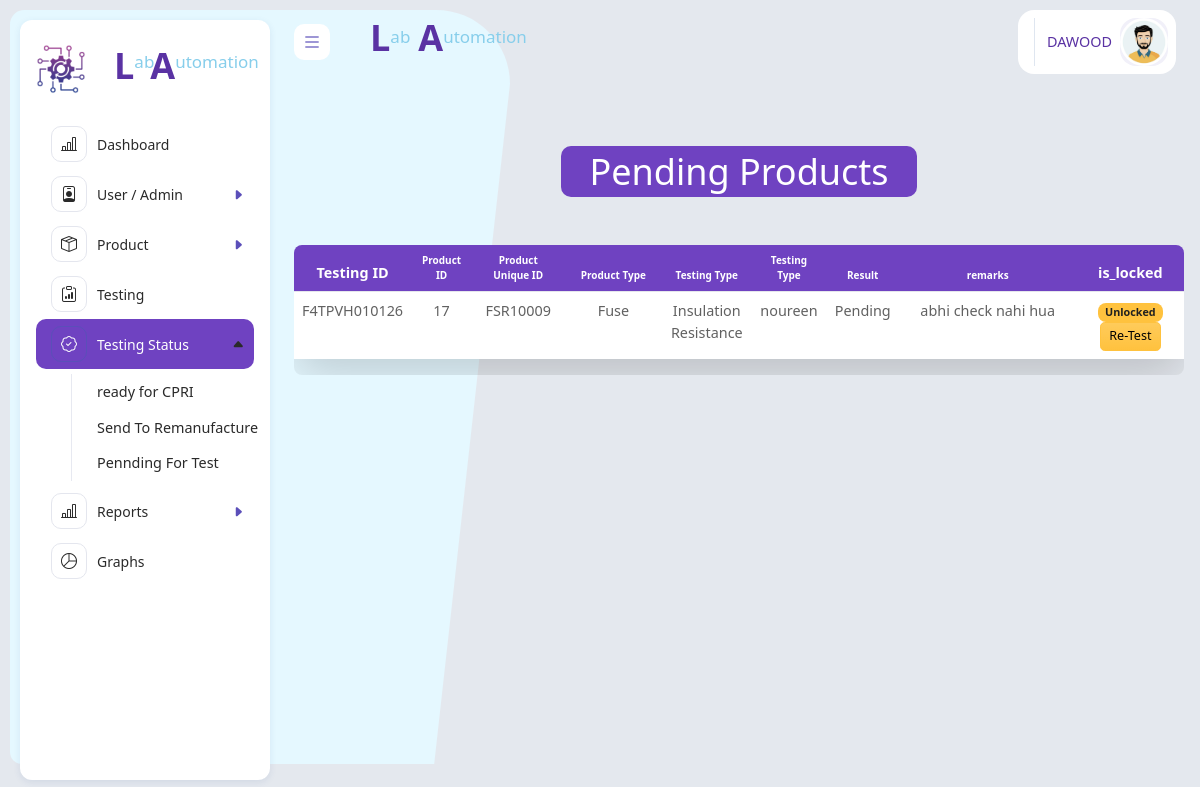
The page /pending.php (signed in) on the database its author committed.
### tables this page shows
CREATE TABLE `testing_data` (
  `testing_id` varchar(12) NOT NULL,
  `product_id` int(11) NOT NULL,
  `product_type` varchar(11) NOT NULL,
  `testing_type` varchar(200) DEFAULT NULL,
  `result_type` enum('Pass','Fail','Pending') NOT NULL,
  `tested_by` varchar(200) DEFAULT NULL,
  `remarks` varchar(200) DEFAULT NULL,
  `created_at` timestamp NOT NULL DEFAULT current_timestamp(),
  `send_to` enum('CPRI','Remanufacture','Pending') DEFAULT 'Pending',
  `is_locked` tinyint(1) DEFAULT 0
);

CREATE TABLE `products` (
  `id` int(11) NOT NULL,
  `product_id` varchar(12) NOT NULL,
  `product_code` varchar(2) NOT NULL,
  `rivision` varchar(11) NOT NULL,
  `manufacturing_no` varchar(50) NOT NULL,
  `product_type` varchar(11) NOT NULL,
  `product_name` varchar(200) NOT NULL,
  `is_active` tinyint(1) DEFAULT 1
);

### pending.php (the view, shortened to what this page needs)
<?php
include 'header.php';
include "backend/db.php";
$query = "SELECT
    t.testing_id,
    p.id as product_db_id,
    p.product_id ,
    p.product_type ,
    t.testing_type,
    t.result_type,
    t.tested_by,
    t.remarks,
    t.is_locked
FROM testing_data t
JOIN products p ON t.product_id = p.id
WHERE
    t.send_to = 'Pending'
    AND t.is_locked = 0
ORDER BY t.testing_id DESC;
";
$res = mysqli_query($conn,$query);
?>
<div class="app-body">
<h1 class="title text-center my-5 p-1" >Pending Products</h1>
<div class="table-responsive rounded">
    <table class="table  table-hover table-border shadow-lg p-3" >
        <thead>
            <tr>
                <th id="th" >Testing ID</th>
                <th id="th"  class="font">Product ID</th>
                <th id="th"  class="font">Product Unique ID</th>
                <th id="th"  class="font">Product Type</th>
                <th id="th" class="font">Testing Type</th>
                <th id="th" class="font">Testing Type</th>
                <th id="th" class="font">Result</th>
                <th id="th"  class="font">remarks</th>
                <th id="th"  >is_locked</th>
            </tr>
        </thead>
        <tbody>
            <?php
            if (mysqli_num_rows($res)>0) {
                while($data = mysqli_fetch_assoc($res)){
            ?>
            <tr>
                <td id="td" class="text-center " ><?= $data["testing_id"] ?></td>
                <td class="text-center"><?= $data["product_db_id"] ?></td>
                <td class="text-center"><?= $data["product_id"] ?></td>
                <td id="wid" class="text-center" ><?= $data["product_type"] ?></td>
                <td id="td" class="text-center" ><?= $data["testing_type"] ?></td>
                <td class="text-center"><?= $data["tested_by"] ?></td>
                <td class="text-center"><?= $data["result_type"] ?></td>
                <td id="id2" class="text-center"><?= $data["remarks"] ?></td>
                            <td class="text-center">
                                <?php
                                if($data['is_locked'] == 0){
                                    ?>
                                    <span class="badge bg-warning text-dark">Unlocked</span>
                                    <a href="edit-testing.php?id=<?= $data['product_id']?>" class="btn btn-warning  btn-sm">Re-Test</a>
                                       <?php
                                } else {
                                    ?>
                                    echo '<span class="badge bg-success">Locked</span>';
                                    <?php
                                }
                                ?>
                            </td>
                        </tr>
                        <?php
                    }
                } else {
                    echo '<tr><td colspan="8" class="text-center">No records found</td></tr>';
                }
                ?>
        </tbody>
    </table>
</div>
</div>
<?php
include 'footer.php';
?>

### header.php (style rules this page uses)
.font { font-size: 10px;/ }

### pending.php (style rules this page uses)
.title { font-size: 36px; background: #6f42c1; color: white; margin-left: 30%; margin-right: 30%; border-radius: 10px; }
#th { background: #6f42c1; color : white; text-align:center; justify-content:center; flex-direction: }
#td { width: 10%; }
#id2 { width: 20%; }
#wid { width: 11%; }

### rows shown on the page
testing_data: testing_id "F4TPVH010126", product "17", product.product_id "FSR10009", product.product_type "Fuse", testing_type "Insulation Resistance", tested_by "noureen", result_type "Pending", remarks "abhi check nahi hua"

### other values the page prints
$_SESSION['user']['name'] "DAWOOD"
